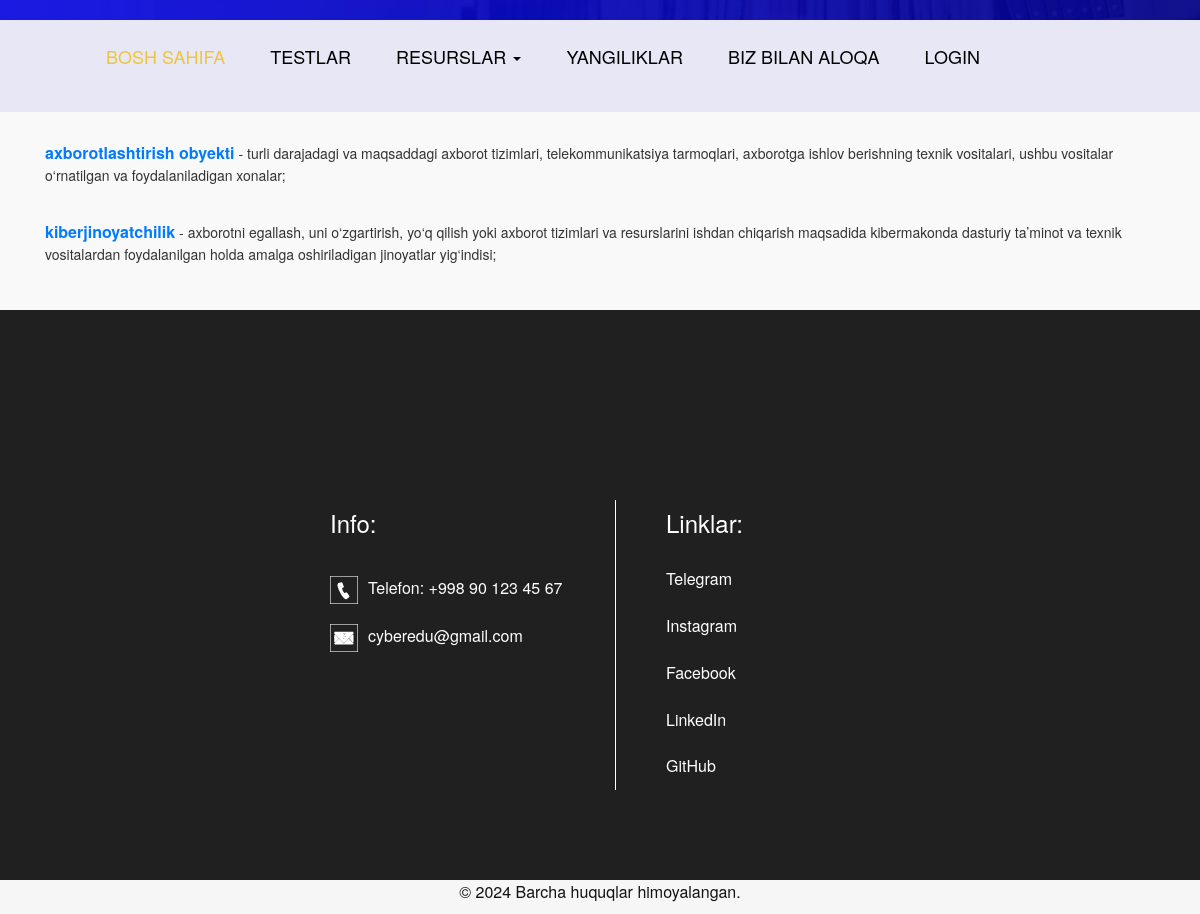
Screenshot of /termins/ with the database file from the repository.
### videos/models.py (models this page shows, shortened)
class Termin(models.Model):
    title = models.CharField(max_length=255)
    body = models.TextField()

### videos/views.py (the view)
# urls.py: path('termins/', termin_list, name="termin_list"),
def termin_list(request):
    termin_list = Termin.objects.all()
    context = {
        "termin_list": termin_list
    }
    return render(request, "videos/termins.html", context)

### templates/videos/termins.html (shortened to what this page needs)
{% load static %}
<!DOCTYPE html>
<html lang="en">
   <head>
      <link rel="stylesheet" type="text/css" href="https://cdnjs.cloudflare.com/ajax/libs/OwlCarousel2/2.0.0-beta.2.4/assets/owl.carousel.min.css" />
      <link rel="stylesheet" type="text/css" href="{% static 'css/bootstrap.min.css' %}">
      <link rel="stylesheet" type="text/css" href="{% static 'css/style.css' %}">
      <link rel="stylesheet" href="{% static 'css/responsive.css' %}">
      <link rel="stylesheet" href="{% static 'css/jquery.mCustomScrollbar.min.css' %}">
      <link rel="stylesheet" href="https://netdna.bootstrapcdn.com/font-awesome/4.0.3/css/font-awesome.css">
       <link rel="stylesheet" href="https://maxcdn.bootstrapcdn.com/bootstrap/3.3.7/css/bootstrap.min.css">
      <link rel="stylesheet" href="{% static 'css/owl.carousel.min.css' %}">
      <link rel="stylesheet" href="https://cdnjs.cloudflare.com/ajax/libs/fancybox/2.1.5/jquery.fancybox.min.css" media="screen">
       <link rel="stylesheet" href="https://cdnjs.cloudflare.com/ajax/libs/font-awesome/4.7.0/css/font-awesome.min.css">
   </head>
   <body>
      <div class="header_section">
         <div class="header_bg">
            <div class="container">
               <nav class="navbar navbar-expand-lg navbar-light bg-light">
                  <div class="collapse navbar-collapse" id="navbarSupportedContent">
                     <ul class="navbar-nav mr-auto">
                        <li class="nav-item active">
                           <a class="nav-link" href="{% url 'home_page' %}">Bosh sahifa</a>
                        </li>
                         <li class="nav-item">
                           <a class="nav-link" href="{% url 'quiz_list' %}">Testlar</a>
                        </li>
                        <li class="nav-item dropdown"><a href="#" class="nav-link" data-toggle="dropdown"> Resurslar <span class="caret"></span></a>
                        </li>
                        <li class="nav-item">
                           <a class="nav-link" href="{% url 'blog_page' %}">Yangiliklar</a>
                        </li>
                        <li class="nav-item">
                           <a class="nav-link" href="{% url 'contact_page' %}">Biz bilan aloqa</a>
                        </li>
                        {% if request.user.is_authenticated %}
                            <button type="submit" class="btn btn-danger"  style="margin-top: -6px">
                                <form id="logout-form" action="{% url 'logout' %}" method="post">
                                <a href="#" onclick="document.getElementById('logout-form').submit(); return false;" style="color: white">Profildan chiqish</a>
                                {% csrf_token %}
                                </form>
                            </button>
                        {% else %}
                        <li class="nav-item">
                           <a class="nav-link" href="{% url 'login_page' %}">Login</a>
                        </li>
                        {% endif %}
                     </ul>
                  </div>
               </nav>
            </div>
         </div>
      </div>
            {% block content %}
<div class="blog_section">
    <div class="container">
        <div class="row">
            {% for termin in termin_list %}
            <div class="col-12 blog_card_wrapper">
                <div class="blog_card">
                    <span class="blog_title">{{ termin.title }}</span> -
                    <span class="blog_body">{{ termin.body|truncatewords:100 }}</span>
                </div>
            </div>
            {% endfor %}
        </div>
    </div>
</div>
            {% endblock content %}
      <div class="footer_section layout_padding">
         <div class="container">
            <div class="footer_section_2">
               <div class="row">
                  <div class="col-lg-3 margin_top">
                  </div>
                  <div class="col-lg-3">
                     <div>
                        <h4 class="information_text">Info:</h4>
                     <div class="call_text"><a href="#"><img src="{% static 'images/call-icon1.png' %}"><span class="padding_left_15">Telefon: +998 90 123 45 67</span></a></div>
                     <div class="call_text"><a href="#"><img src="{% static 'images/mail-icon1.png' %}"><span class="padding_left_15">cyberedu@gmail.com</span></a></div>
                     </div>
                  </div>
                  <div class="col-lg-3 col-md-6">
                     <div class="information_main">
                        <h4 class="information_text">Linklar:</h4>
                        <div class="footer_menu">
                           <ul>
                              <li><a href="{% url 'home_page' %}">Telegram</a></li>
                              <li><a href="about.html">Instagram</a></li>
                              <li><a href="services.html">Facebook</a></li>
                              <li><a href="blog.html">LinkedIn</a></li>
                              <li><a href="news.html">GitHub</a></li>
                           </ul>
                        </div>
                     </div>
                  </div>
                  <div class="col-lg-3">
                  </div>
               </div>
            </div>
         </div>
      </div>
      <div class="copyright_section">
         <div class="container">
            <p class="copyright_text">© 2024 Barcha huquqlar himoyalangan.</p>
         </div>
      </div>

### static/css/style.css (style rules this page uses)
* { box-sizing: border-box !important; transition: ease all 0.5s; }
html { scroll-behavior: smooth; }
body { color: #666666; font-size: 14px; font-family: 'Poppins', sans-serif; line-height: 1.80857; font-weight: normal; overflow-x: hidden; }
a { color: #1f1f1f; text-decoration: none !important; outline: none !important; -webkit-transition: all .3s ease-in-out; -moz-transition: all .3s ease-in-out; -ms-transition: all .3s ease-in-out; -o-transition: all .3s ease-in-out; transition: all .3s ease-in-out; }
h1, h2, h3, h4, h5, h6 { letter-spacing: 0; font-weight: normal; position: relative; padding: 0 0 10px 0; font-weight: normal; line-height: normal; color: #111111; margin: 0 }
h4 { font-size: 16px }
*, *::after, *::before { -webkit-box-sizing: border-box; -moz-box-sizing: border-box; box-sizing: border-box; }
ul, li, ol { margin: 0px; padding: 0px; list-style: none; }
p { margin: 20px; font-weight: 300; font-size: 15px; line-height: 24px; }
a { color: #222222; text-decoration: none; outline: none !important; }
a, .btn { text-decoration: none !important; outline: none !important; -webkit-transition: all .3s ease-in-out; -moz-transition: all .3s ease-in-out; -ms-transition: all .3s ease-in-out; -o-transition: all .3s ease-in-out; transition: all .3s ease-in-out; }
img { max-width: 100%; height: auto; }
.layout_padding { padding-top: 90px; padding-bottom: 0px; }
.header_section { width: 100%; float: left; background-image: url(../images/banner-bg.png); height: auto; background-size: 100%; background-repeat: no-repeat; padding-top: 20px; }
.header_bg { background-color: #e7e7f6; }
.bg-light { background-color: transparent !important; }
.navbar { padding: 1rem 1rem; }
.navbar-expand-lg .navbar-nav .nav-link { padding-right: 10px; padding-left: 35px; font-size: 18px; color: #000; text-transform: uppercase; }
.navbar-light .navbar-nav .active>.nav-link, .navbar-light .navbar-nav .nav-link.active, .navbar-light .navbar-nav .nav-link.show, .navbar-light .navbar-nav .show>.nav-link { color: #eec53d; }
.padding_left_15 { padding-left: 10px; }
.blog_section { width: 100%; float: left; padding-bottom: 90px; }
.footer_section { width: 100%; float: left; background-color: #202020; height: auto; padding-bottom: 90px; }
.margin_top { margin-top: 90px; }
.call_text { width: 100%; float: left; font-size: 16px; color: #ffffff; padding-top: 20px; }
.call_text a { color: #ffffff; }
.footer_section_2 { width: 100%; float: left; margin-top: 100px; }
.footer_menu { width: 100%; float: left; }
.footer_menu ul { margin: 0px; padding: 0px; }
.footer_menu li { font-size: 16px; color: #ffffff; padding: 12px 0px; }
.footer_menu li a { color: #ffffff; }
.information_text { width: 100%; float: left; font-size: 24px; color: #fff; }
.information_main { width: 100%; float: left; border-left: 1px solid #ffffff; padding-left: 50px; }
.copyright_section { width: 100%; float: left; background-color: #f7f6f6; height: auto; }
.copyright_text { width: 100%; float: left; font-size: 16px; margin-left: 0px; color: #131313; text-align: center; }

### templates/videos/termins.html (style rules this page uses)
.blog_section { padding: 20px 0; background-color: #f9f9f9; }
.blog_card { border-bottom: 1px solid #ddd; padding: 10px 0; background-color: transparent; }
.blog_card:last-child { border-bottom: none; }
.blog_title { font-weight: bold; font-size: 16px; color: #007BFF; margin: 0; display: inline; }
.blog_body { font-size: 14px; color: #333; margin: 0; display: inline; }
.blog_card_wrapper { margin-bottom: 16px; }

### rows the page displays
Termin: title "axborotlashtirish obyekti", body "turli darajadagi va maqsaddagi axborot tizimlari, telekommunikatsiya tarmoqlari, axborotga ishlov berishning texnik vositalari, ushbu vositalar o‘rnatilgan va foydalaniladigan xonalar;"
Termin: title "kiberjinoyatchilik", body "axborotni egallash, uni o‘zgartirish, yo‘q qilish yoki axborot tizimlari va resurslarini ishdan chiqarish maqsadida kibermakonda dasturiy ta’minot va texnik vositalardan foydalanilgan holda amalga oshiriladigan jinoyatlar yig‘indisi;"
